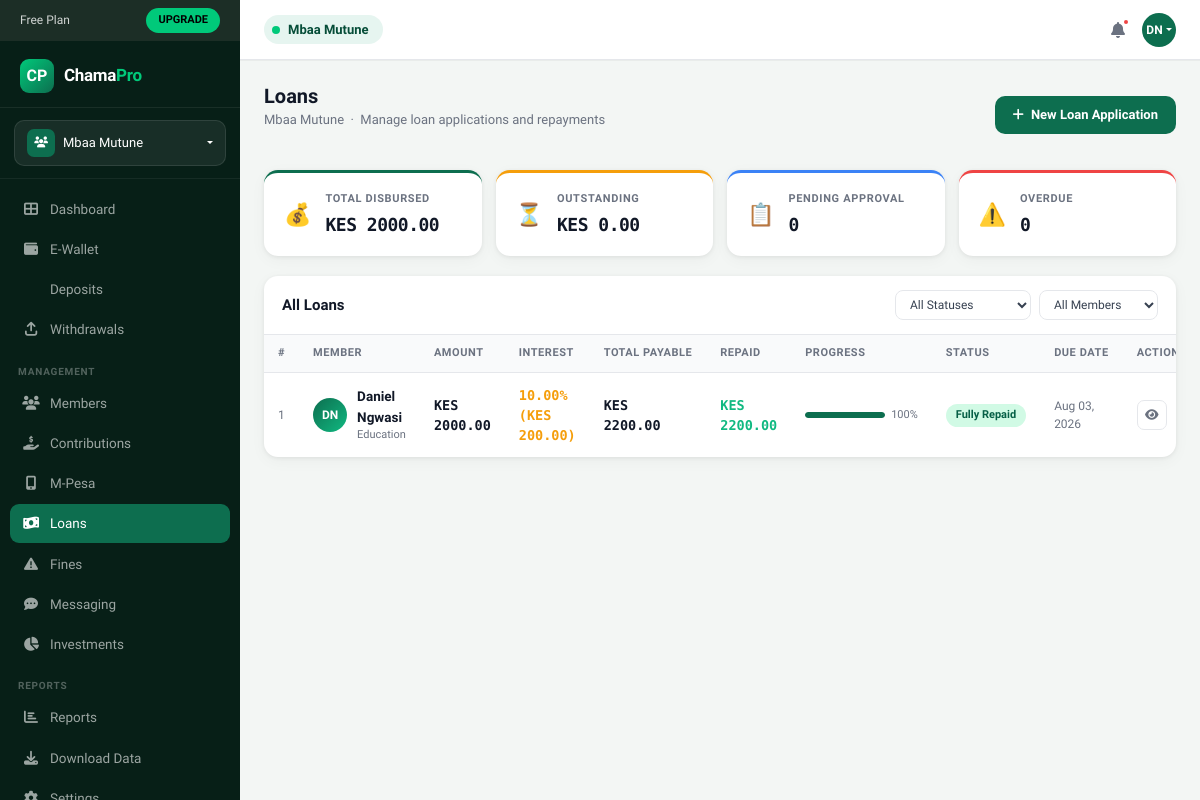
Page /chama/1/loans/ (signed in) on the committed database.
### chamapro/models.py (models this page shows, shortened)
class Chama(models.Model):
    name                = models.CharField(max_length=255)
    description         = models.TextField(blank=True, null=True)
    created_by          = models.ForeignKey(
        'User', null=True, blank=True, on_delete=models.SET_NULL, related_name='created_chamas'
    )
    currency            = models.CharField(max_length=10, default='KES')
    contribution_amount = models.DecimalField(max_digits=12, decimal_places=2, default=0)
    contribution_day    = models.PositiveSmallIntegerField(default=5)
    meeting_day         = models.CharField(max_length=20, blank=True, null=True)
    max_members         = models.PositiveSmallIntegerField(default=10)
    late_penalty        = models.DecimalField(max_digits=5, decimal_places=2, default=5)
    loan_interest       = models.DecimalField(max_digits=5, decimal_places=2, default=10)
    settings            = models.JSONField(default=dict, blank=True)
    is_active           = models.BooleanField(default=True)
    created_at          = models.DateTimeField(auto_now_add=True)
    updated_at          = models.DateTimeField(auto_now=True)

class User(AbstractUser):
    phone = models.CharField(max_length=30, unique=True, null=True, blank=True)
    national_id   = models.CharField(max_length=20, blank=True, null=True)
    kra_pin       = models.CharField(max_length=20, blank=True, null=True)
    bio           = models.TextField(blank=True, null=True)
    occupation    = models.CharField(max_length=100, blank=True, null=True)
    location      = models.CharField(max_length=100, blank=True, null=True)
    avatar        = models.ImageField(upload_to='avatars/', blank=True, null=True)
    bank_name     = models.CharField(max_length=100, blank=True, null=True)
    bank_account  = models.CharField(max_length=30, blank=True, null=True)
    mpesa_number  = models.CharField(max_length=20, blank=True, null=True)
    KYC_CHOICES = [
        ('unverified', 'Unverified'),
        ('pending',    'Pending Review'),
        ('verified',   'Verified'),
    ]
    kyc_status = models.CharField(max_length=20, choices=KYC_CHOICES, default='unverified')

class Loan(models.Model):
    STATUS_CHOICES = [
        ('pending',  'Pending Approval'),
        ('approved', 'Approved'),
        ('active',   'Active'),
        ('overdue',  'Overdue'),
        ('repaid',   'Fully Repaid'),
        ('rejected', 'Rejected'),
    ]
    PURPOSE_CHOICES = [
        ('business',  'Business Investment'),
        ('education', 'Education'),
        ('medical',   'Medical Expenses'),
        ('home',      'Home Improvement'),
        ('emergency', 'Emergency'),
        ('other',     'Other'),
    ]
    chama         = models.ForeignKey(Chama, on_delete=models.CASCADE, related_name='loans')
    member        = models.ForeignKey('User', on_delete=models.CASCADE, related_name='loans')
    amount        = models.DecimalField(max_digits=12, decimal_places=2)
    interest_rate = models.DecimalField(max_digits=5, decimal_places=2, default=10)
    term_months   = models.PositiveSmallIntegerField(default=3)
    purpose       = models.CharField(max_length=50, choices=PURPOSE_CHOICES, default='other')
    description   = models.TextField(blank=True, null=True)
    status        = models.CharField(max_length=20, choices=STATUS_CHOICES, default='pending')
    applied_at    = models.DateField(default=timezone.now)
    approved_at   = models.DateField(null=True, blank=True)
    due_date      = models.DateField(null=True, blank=True)
    approved_by   = models.ForeignKey(
        'User', null=True, blank=True, on_delete=models.SET_NULL, related_name='approved_loans'
    )
    created_at = models.DateTimeField(auto_now_add=True)
    class Meta:
        ordering = ['-created_at']
    def interest_amount(self):
        return (self.amount * self.interest_rate / 100).quantize(Decimal('0.01'))
    def total_payable(self):
        return self.amount + self.interest_amount()
    def total_repaid(self):
        result = self.repayments.filter(status='confirmed').aggregate(total=Sum('amount'))
        return result['total'] or Decimal('0')
    def repayment_percent(self):
        total = self.total_payable()
        if total == 0:
            return 0
        return int((self.total_repaid() / total) * 100)
    def is_overdue(self):
        from datetime import date
        return self.due_date and date.today() > self.due_date and self.status in ('active', 'approved')

### chamapro/views.py (the view)
# urls.py: path('chama/<int:chama_id>/loans/', views.loans, name='loans'),
@login_required(login_url='login')
def loans(request, chama_id):
    chama = get_object_or_404(Chama, id=chama_id)
    my    = get_object_or_404(Membership, chama=chama, user=request.user, active=True)
    all_loans     = chama.loans.select_related('member', 'approved_by').order_by('-created_at')
    status_filter = request.GET.get('status', '')
    member_filter = request.GET.get('member', '')
    if status_filter: all_loans = all_loans.filter(status=status_filter)
    if member_filter: all_loans = all_loans.filter(member_id=member_filter)
    total_disbursed   = chama.loans.filter(status__in=['active', 'overdue', 'repaid']).aggregate(t=Sum('amount'))['t'] or Decimal('0')
    total_outstanding = chama.loans.filter(status__in=['active', 'overdue']).aggregate(t=Sum('amount'))['t'] or Decimal('0')
    total_pending     = chama.loans.filter(status='pending').count()
    total_overdue     = chama.loans.filter(status='overdue').count()
    members = chama.memberships.filter(active=True).select_related('user')
    context = {
        'chama':             chama,
        'my_membership':     my,
        'can_manage':        my.role in ('admin', 'treasurer'),
        'loans':             all_loans,
        'members':           members,
        'total_disbursed':   total_disbursed,
        'total_outstanding': total_outstanding,
        'total_pending':     total_pending,
        'total_overdue':     total_overdue,
        'status_filter':     status_filter,
        'member_filter':     member_filter,
        'loan_statuses':     Loan.STATUS_CHOICES,
        'purpose_choices':   Loan.PURPOSE_CHOICES,
    }
    return render(request, 'loans.html', context)

### chamapro/context_processors.py (called while the page is built)
def user_subscription(request):
    if request.user.is_authenticated:
        try:
            sub = request.user.subscription
        except Exception:
            sub = None
        return {'user_subscription': sub}
    return {'user_subscription': None}

def active_chama(request):
    if not request.user.is_authenticated:
        return {}
    active_chama_id = request.session.get('active_chama_id')
    membership = None
    if active_chama_id:
        membership = Membership.objects.filter(
            user=request.user,
            chama_id=active_chama_id,
            active=True
        ).select_related('chama').first()
    if not membership:
        membership = Membership.objects.filter(
            user=request.user,
            active=True
        ).select_related('chama').first()
    return {
        'chama': membership.chama if membership else None,
        'my_membership': membership,
    }

### chamapro/templates/loans.html (shortened to what this page needs)
{% extends 'base.html' %}
{% load humanize %}
{% block nav_loans %}active{% endblock %}
{% block content %}
<div class="d-flex align-items-center justify-content-between mb-4 flex-wrap gap-3">
  <div>
    <h1 class="page-title">Loans</h1>
    <p class="page-sub">{{ chama.name }} &nbsp;·&nbsp; Manage loan applications and repayments</p>
  </div>
  <button class="btn-add" data-bs-toggle="modal" data-bs-target="#applyLoanModal">
    <i class="fas fa-plus"></i> New Loan Application
  </button>
</div>
<div class="stat-row">
  <div class="stat-card">
    <div class="stat-icon-wrap">💰</div>
    <div>
      <div class="stat-label">Total Disbursed</div>
      <div class="stat-value">{{ chama.currency }} {{ total_disbursed|floatformat:2 }}</div>
    </div>
  </div>
  <div class="stat-card warning">
    <div class="stat-icon-wrap">⏳</div>
    <div>
      <div class="stat-label">Outstanding</div>
      <div class="stat-value">{{ chama.currency }} {{ total_outstanding|floatformat:2 }}</div>
    </div>
  </div>
  <div class="stat-card info">
    <div class="stat-icon-wrap">📋</div>
    <div>
      <div class="stat-label">Pending Approval</div>
      <div class="stat-value">{{ total_pending }}</div>
    </div>
  </div>
  <div class="stat-card danger">
    <div class="stat-icon-wrap">⚠️</div>
    <div>
      <div class="stat-label">Overdue</div>
      <div class="stat-value">{{ total_overdue }}</div>
    </div>
  </div>
</div>
<div class="table-card">
  <div class="table-card-header">
    <h6>All Loans</h6>
    <form method="get" class="filters" id="filterForm">
      <select name="status" class="filter-select" onchange="document.getElementById('filterForm').submit()">
        <option value="">All Statuses</option>
      </select>
      <select name="member" class="filter-select" onchange="document.getElementById('filterForm').submit()">
        <option value="">All Members</option>
      </select>
    </form>
  </div>
  <div class="table-responsive">
    <table>
      <thead>
        <tr>
          <th>#</th><th>Member</th><th>Amount</th><th>Interest</th><th>Total Payable</th>
          <th>Repaid</th><th>Progress</th><th>Status</th><th>Due Date</th>
          {% if can_manage %}<th>Actions</th>{% endif %}
        </tr>
      </thead>
      <tbody>
        {% for loan in loans %}
        <tr>
          <td style="color:var(--muted);font-size:12px;">{{ forloop.counter }}</td>
          <td>
            <div class="member-cell">
              <div class="avatar-sm">{{ loan.member.first_name.0|upper }}{{ loan.member.last_name.0|upper }}</div>
              <div>
                <div class="member-name">{{ loan.member.get_full_name|default:loan.member.username }}</div>
                <div class="member-email">{{ loan.get_purpose_display }}</div>
              </div>
            </div>
          </td>
          <td class="mono">{{ chama.currency }} {{ loan.amount|floatformat:2 }}</td>
          <td class="mono" style="color:#f59e0b;">{{ loan.interest_rate }}% ({{ chama.currency }} {{ loan.interest_amount|floatformat:2 }})</td>
          <td class="mono" style="font-weight:800;">{{ chama.currency }} {{ loan.total_payable|floatformat:2 }}</td>
          <td class="mono" style="color:#10b981;">{{ chama.currency }} {{ loan.total_repaid|floatformat:2 }}</td>
          <td>
            <div style="display:flex;align-items:center;gap:6px;">
              <div class="progress-bar-wrap"><div class="progress-bar-fill" style="width:{{ loan.repayment_percent }}%;"></div></div>
              <span style="font-size:11px;color:var(--muted);">{{ loan.repayment_percent }}%</span>
            </div>
          </td>
          <td><span class="badge-s s-{{ loan.status }}">{{ loan.get_status_display }}</span></td>
          <td style="font-size:12px;color:{% if loan.is_overdue %}var(--danger){% else %}var(--muted){% endif %};">
            {% if loan.due_date %}{{ loan.due_date|date:"M d, Y" }}{% else %}—{% endif %}
          </td>
          {% if can_manage %}
          <td>
            <div style="display:flex;gap:4px;">
              <a href="{% url 'loan_detail' chama.id loan.id %}" class="action-btn" title="View details"><i class="fas fa-eye"></i></a>
            </div>
          </td>
          {% endif %}
        </tr>
        {% endfor %}
      </tbody>
    </table>
  </div>
</div>
{% endblock %}

### chamapro/templates/base.html (shortened to what this page needs)
{% load static %}
{% load humanize %}
<!DOCTYPE html>
<html lang="en">
<head>
  <link href="https://cdn.jsdelivr.net/npm/bootstrap@5.3.2/dist/css/bootstrap.min.css" rel="stylesheet">
  <link rel="stylesheet" href="https://cdnjs.cloudflare.com/ajax/libs/font-awesome/6.4.2/css/all.min.css">
</head>
<body>
<aside class="sidebar">
  <div class="plan-banner">
    <span>Free Plan</span>
    <a href="{% url 'upgrade' %}" class="upgrade-btn">UPGRADE</a>
  </div>
  <div class="sidebar-logo">
    <div class="logo-icon">CP</div>
    <div class="logo-text">Chama<span>Pro</span></div>
  </div>
  <div class="chama-selector-wrap">
    <div class="dropdown">
      <div class="chama-btn dropdown-toggle" data-bs-toggle="dropdown">
        <div class="chama-icon"><i class="fas fa-users" style="font-size:11px;"></i></div>
        <span class="chama-name">{{ chama.name }}</span>
      </div>
    </div>
  </div>
  <nav style="flex:1;padding-bottom:8px;">
    <div class="nav-section">
      <div class="nav-item-wrap">
        <a href="{% url 'dashboard' %}" class="nav-link-cp {% block nav_dashboard %}{% endblock %}"><i class="fas fa-th-large"></i> Dashboard</a>
      </div>
      <div class="nav-item-wrap">
        <a href="{% url 'wallet_dashboard' chama.id %}" class="nav-link-cp {% block nav_wallet %}{% endblock %}"><i class="fas fa-wallet"></i> E-Wallet</a>
      </div>
      <div class="nav-item-wrap">
        <a href="{% url 'deposit_page' chama.id %}" class="nav-link-cp {% block nav_deposits %}{% endblock %}"> Deposits</a>
      </div>
      <div class="nav-item-wrap">
        <a href="{% url 'withdrawal_page' chama.id %}" class="nav-link-cp {% block nav_withdrawals %}{% endblock %}"><i class="fas fa-arrow-up-from-bracket"></i> Withdrawals</a>
      </div>
    </div>
    <div class="nav-section">
      <div class="nav-section-label">Management</div>
      <div class="nav-item-wrap">
        <a href="{% url 'chama_members' chama.id %}" class="nav-link-cp {% block nav_members %}{% endblock %}"><i class="fas fa-users"></i> Members</a>
      </div>
      <div class="nav-item-wrap">
        <a href="{% url 'contributions' chama.id %}" class="nav-link-cp {% block nav_contributions %}{% endblock %}"><i class="fas fa-hand-holding-dollar"></i> Contributions</a>
      </div>
      <div class="nav-item-wrap">
        <a href="{% url 'mpesa_transactions' chama.id %}" class="nav-link-cp {% block nav_mpesa %}{% endblock %}"><i class="fas fa-mobile-screen-button"></i> M-Pesa</a>
      </div>
      <div class="nav-item-wrap">
        <a href="{% url 'loans' chama.id %}" class="nav-link-cp {% block nav_loans %}{% endblock %}"><i class="fas fa-money-bill-wave"></i> Loans</a>
      </div>
      <div class="nav-item-wrap">
        <a href="{% url 'fines' chama.id %}" class="nav-link-cp {% block nav_fines %}{% endblock %}"><i class="fas fa-triangle-exclamation"></i> Fines</a>
      </div>
      <div class="nav-item-wrap">
        <a href="{% url 'messaging_hub' chama.id %}" class="nav-link-cp {% block nav_messaging %}{% endblock %}"><i class="fas fa-comment-dots"></i> Messaging</a>
      </div>
      <div class="nav-item-wrap">
        <a href="{% url 'investments:portfolio' chama.id %}" class="nav-link-cp {% block nav_investments %}{% endblock %}"><i class="fas fa-chart-pie"></i> Investments</a>
      </div>
    </div>
    <div class="nav-section">
      <div class="nav-section-label">Reports</div>
      <div class="nav-item-wrap">
        <a href="{% url 'reports' chama.id %}" class="nav-link-cp {% block nav_reports %}{% endblock %}"><i class="fas fa-chart-bar"></i> Reports</a>
      </div>
      <div class="nav-item-wrap">
        <a href="{% url 'export_report_excel' chama.id %}" class="nav-link-cp"><i class="fas fa-download"></i> Download Data</a>
      </div>
      <div class="nav-item-wrap">
        <a href="{% url 'chama_settings' chama.id %}" class="nav-link-cp {% block nav_settings %}{% endblock %}">
          <i class="fas fa-cog"></i> Settings
        </a>
      </div>
    </div>
  </nav>
</aside>
<header class="topbar">
  <div class="topbar-group-badge">
    <div class="dot"></div>
    <span>{{ chama.name|truncatechars:25 }}</span>
  </div>
  <div class="topbar-right">
    <button class="topbar-icon-btn"><i class="fas fa-bell"></i><div class="notif-dot"></div></button>
    <div class="dropdown">
      <div class="topbar-avatar dropdown-toggle" data-bs-toggle="dropdown">
        {{ user.first_name.0|upper }}{{ user.last_name.0|upper }}
      </div>
    </div>
  </div>
</header>
<div class="main-wrap">
  <div class="main-content">
    {% block content %}{% endblock %}
  </div>
</div>
</body>
</html>

### rows in the picture
Chama: name "Mbaa Mutune", currency "KES"
User: first_name.0 "D", last_name.0 "N"
Loan: member.first_name.0 "D", member.last_name.0 "N", member.get_full_name "Daniel Ngwasi", purpose "Education", amount "2000.00", interest_rate "10.00", interest_amount "200.00", total_payable "2200.00", total_repaid "2200.00", repayment_percent "100", status "Fully Repaid", due_date "Aug 03, 2026"

### other values in the picture
{{ total_disbursed|floatformat:2 }} "2000.00"
{{ total_outstanding|floatformat:2 }} "0.00"
{{ total_pending }} "0"
{{ total_overdue }} "0"
